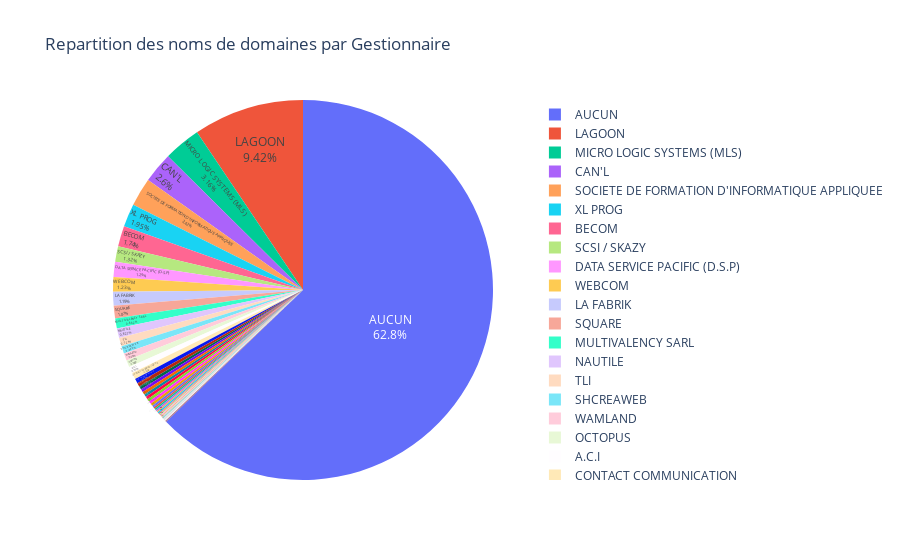

Notebook source saved alongside this figure:
### Code cell
fig = px.pie(df_gestionnaire_count, values='count', names='gestionnaires', title='Repartition des noms de domaines par Gestionnaire')
fig.update_traces(textposition='inside', textinfo='percent+label')
fig.show()

### Figure 1 — Plotly figure (JSON) as saved in the notebook; plotly's stock layout.template omitted (floating-point values rounded to 4 significant figures)
{"data": [{"domain": {"x": [0, 1], "y": [0, 1]}, "hovertemplate": "gestionnaires=%{label}<br>count=%{value}<extra></extra>", "labels": ["AUCUN", "LAGOON", "MICRO LOGIC SYSTEMS (MLS)", "CAN'L", "SOCIETE DE FORMATION D'INFORMATIQUE APPLIQUEE", "XL PROG", "BECOM", "SCSI / SKAZY", "DATA SERVICE PACIFIC (D.S.P)", "WEBCOM", "LA FABRIK", "SQUARE", "MULTIVALENCY SARL", "NAUTILE", "TLI", "SHCREAWEB", "WAMLAND", "OCTOPUS", "A.C.I", "CONTACT COMMUNICATION", "GENIUS INFORMATIQUE", "HEAVEN FACTORY.COM", "ENGIE PACIFIQUE INFORMATIQUE", "BARRAU BUREAU - BBS", "ISI.NC", "MAXIWEB", "OPT", "GECKA", "SIAGE /SIAGE FORMATION", "DINUM", "HELIUM", "CLEVER CLOUD CONSULTING", "CORAIL.NC", "DEVNC", "MELCHIOR - LES NOUVELLES CALEDONIENNES", "MEGALEET TECHNOLOGY NC S.A.S.", "ALMAMETO", "MON COACH WEBMARKETING", "GIE INTERILES", "TWEEFOX SARL", "AB WEB CREATION", "NC-COMMUNICATION", "GLOBEDESIGN", "NCIS", "S.I.O.N", "RALF CLASEN", "CGI (CONSEIL ET GESTION EN INFORMATIQUE)", "MYL ELECTRONIQUE", "ONE SHOT", "ALPHALOG CALEDONIE", "ANTIPODE PRODUCTIONS", "VISUALCOM", "VIZIONAIR.COM", "CM-DEVELOPMENT", "COUP D'OUEST", "AU CAP INFORMATIQUE"], "legendgroup": "", "name": "", "showlegend": true, "textinfo": "percent+label", "textposition": "inside", "type": "pie", "values": [4179, 627, 210, 173, 161, 130, 116, 88, 86, 82, 79, 71, 56, 55, 48, 43, 41, 39, 38, 37, 26, 21, 19, 17, 17, 16, 16, 16, 15, 14, 12, 10, 9, 8, 8, 8, 7, 7, 6, 5, 5, 4, 4, 4, 3, 3, 3, 2, 2, 2, 1, 1, 1, 1, 1, 1]}], "layout": {"legend": {"tracegroupgap": 0}, "title": {"text": "Repartition des noms de domaines par Gestionnaire"}}}
